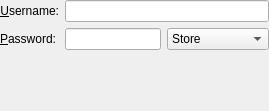
<?xml version="1.0" encoding="UTF-8"?>
<ui version="4.0">
 <class>EapMethodLeap</class>
 <widget class="QWidget" name="EapMethodLeap">
  <property name="geometry">
   <rect>
    <x>0</x>
    <y>0</y>
    <width>269</width>
    <height>111</height>
   </rect>
  </property>
  <layout class="QVBoxLayout" name="verticalLayout">
   <property name="margin">
    <number>0</number>
   </property>
   <item>
    <layout class="QFormLayout" name="formLayout">
     <item row="0" column="0">
      <widget class="QLabel" name="label_6">
       <property name="text">
        <string>&amp;Username:</string>
       </property>
       <property name="alignment">
        <set>Qt::AlignRight|Qt::AlignTrailing|Qt::AlignVCenter</set>
       </property>
       <property name="buddy">
        <cstring>leUsername</cstring>
       </property>
      </widget>
     </item>
     <item row="0" column="1">
      <widget class="KLineEdit" name="leUsername">
       <property name="toolTip">
        <string>Username on this network</string>
       </property>
      </widget>
     </item>
     <item row="1" column="0">
      <widget class="QLabel" name="label_7">
       <property name="text">
        <string>&amp;Password:</string>
       </property>
       <property name="alignment">
        <set>Qt::AlignRight|Qt::AlignTrailing|Qt::AlignVCenter</set>
       </property>
       <property name="buddy">
        <cstring>lePassword</cstring>
       </property>
      </widget>
     </item>
     <item row="1" column="1">
      <layout class="QHBoxLayout" name="horizontalLayout">
       <item>
        <widget class="KLineEdit" name="lePassword">
         <property name="toolTip">
          <string>Password on this network</string>
         </property>
         <property name="passwordMode">
          <bool>true</bool>
         </property>
        </widget>
       </item>
       <item>
        <widget class="KComboBox" name="cmbPasswordStorage">
         <item>
          <property name="text">
           <string>Store</string>
          </property>
         </item>
         <item>
          <property name="text">
           <string>Always Ask</string>
          </property>
         </item>
         <item>
          <property name="text">
           <string>Not Required</string>
          </property>
         </item>
        </widget>
       </item>
      </layout>
     </item>
    </layout>
   </item>
   <item>
    <spacer name="verticalSpacer">
     <property name="orientation">
      <enum>Qt::Vertical</enum>
     </property>
     <property name="sizeHint" stdset="0">
      <size>
       <width>20</width>
       <height>0</height>
      </size>
     </property>
    </spacer>
   </item>
  </layout>
 </widget>
 <customwidgets>
  <customwidget>
   <class>KComboBox</class>
   <extends>QComboBox</extends>
   <header>kcombobox.h</header>
  </customwidget>
  <customwidget>
   <class>KLineEdit</class>
   <extends>QLineEdit</extends>
   <header>klineedit.h</header>
  </customwidget>
 </customwidgets>
 <resources/>
 <connections/>
</ui>
